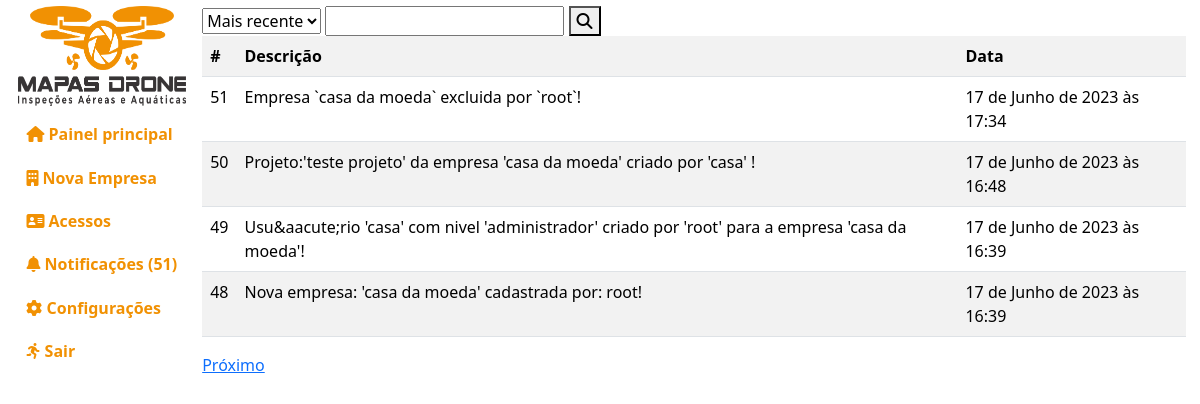
Before: /administracao/notificacoes/ (signed in) with the older database file.
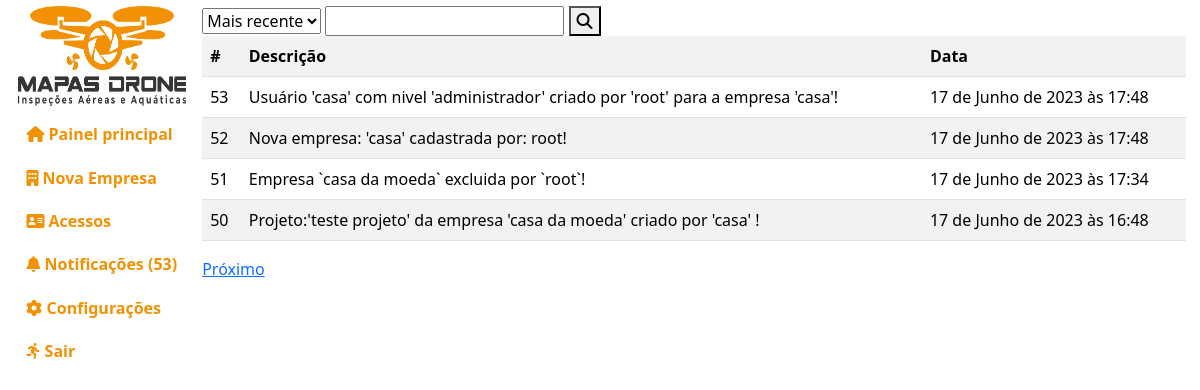
After: the same page with the newer database file.
### empresa/models.py (models this page shows, shortened)
class Notificacoes(models.Model):
    descricao = models.TextField(default="")
    visto = models.BooleanField(default=0)
    data = models.DateTimeField(default=timezone.now)
    class Meta:
        db_table = "notificacoes"
        verbose_name = "Notificacao"
        verbose_name_plural = "Notificacoes"
        ordering = ["-id"]

### administracao/views.py (the view)
# urls.py: path("notificacoes/", views.notificacoes),
def notificacoes(request):
    if request.user.is_authenticated and request.user.is_superuser:
        notificacoes = pega_notificacoes()
        if request.method == "POST":
            if request.POST.get("pesquisa"):
                notificacoes = notificacoes.filter(
                    descricao__contains=request.POST.get("pesquisa"))
            if request.POST.get("ordem") == '2':
                notificacoes = notificacoes.order_by("id")
        pages = paginacao(request, data=notificacoes, qtd_pagina=4)
        update_notificacoes(notificacoes)
        context = {"notificacoes": notificacoes, "pages": pages}
        return render(request, "administracao/public/notificacoes.html", context)
    return redirect("/")

### administracao/views.py (called while the page is built)
def pega_notificacoes(ordem="last"):
    notificacoes = Notificacoes.objects.all()
    return notificacoes

def update_notificacoes(notificacoes):
    for n in notificacoes:
        up = Notificacoes.objects.filter(id=n.id)
        up.update(visto=1)

### index/funcoes.py (called while the page is built)
def paginacao(request, data, qtd_pagina):
    paginacao = Paginator(data, qtd_pagina)
    page_num = request.GET.get('page')
    page = paginacao.get_page(page_num)
    return page

### templates/administracao/public/notificacoes.html (shortened to what this page needs)
{% extends 'base.html' %}
{% load static %}
{% load django_bootstrap5 %}
{% block css %}
<link rel="stylesheet" href="{% static 'index/css/administracao.css' %}">
{% endblock %}
{% block ld %}
{% if notificacoes %}
<div class="filtro">
    <form action="" method="post">
        <select name="ordem" id="ordem">
            <option value="1">Mais recente</option>
        </select>
        <input type="search" name="pesquisa" id="pesquisa" />
        <button>
            <i class="fa-solid fa-magnifying-glass"></i>
        </button>
    </form>
</div>
<table class="table table-striped">
    <tr>
        <th>#</th>
        <th>Descri&ccedil;&atilde;o</th>
        <th>Data</th>
    </tr>
    {% for page in pages %}
        <tr>
            <td>{{page.id}}</td>
            <td>{{page.descricao}}</td>
            <td>{{page.data}}</td>
        </tr>
    {% endfor %}
</table>
{% if pages.has_next %}
<a href="?page={{pages.next_page_number}}">Pr&oacute;ximo</a>
{% endif %}
{% else %}
<div class="alert alert-danger">Sem notifica&ccedil;&otilde;es</div>
{% endif %}
{% endblock %}

### templates/base.html (shortened to what this page needs)
{% load static %}
{% load django_bootstrap5 %}
<!DOCTYPE html>
<html lang="pt-BR">
<head>
    {% bootstrap_css %}
    <link rel="stylesheet" href="{% static 'index/css/all.min.css' %}" />
    <link rel="stylesheet" href="{% static 'index/css/index.css' %}" />
    {% block css %}
    {% endblock %}
</head>
<body>
    <div class="le">
        {% block le %}
            {% include 'administracao/lateral-esquerda.html' %}
        {% endblock %}
    </div>
    <div class="ld">
        {% block ld %}
        {% endblock %}
    </div>
</body>
</html>

### templates/administracao/lateral-esquerda.html (shortened to what this page needs)
{% load static %}
<div class="lateral-esquerda">
    <div class="logo">
        <img src="{% static 'index/images/logo.png' %}" width="100%" height="100" alt="">
    </div>
    <a href="/">
        <i class="fa-solid fa-house"></i>
        <span>Painel principal</span>
    </a>
    {% if request.user.is_superuser %}
        <a href="{% url 'nova_empresa-empresa' %}">
            <i class="fa-solid fa-building"></i>
            <span>Nova Empresa</span>
        </a>
        <a href="/administracao/niveis/">
            <i class="fa-solid fa-address-card"></i>
            <span>Acessos</span>
        </a>
    {% endif %}
    <a href="/administracao/notificacoes/">
        <i class="fa-solid fa-bell"></i>
        <span>Notifica&ccedil;&otilde;es ({{notificacoes|length}})</span>
    </a>
    <a href="">
        <i class="fa-solid fa-gear"></i>
        <span>Configura&ccedil;&otilde;es</span>
    </a>
    <a href="{% url 'logout-index' %}">
        <i class="fa-solid fa-person-running"></i>
        <span>Sair</span>
    </a>
</div>

### index/static/index/css/index.css (style rules this page uses)
body { overflow:hidden; }

### index/static/index/css/administracao.css (style rules this page uses)
div.le, div.ld { display:inline-block; height: 100vh; padding:0.5%; overflow: auto; }
div.le { width: 15%; border-radius:10px; margin-left:1%; }
div.le div.logo { margin-bottom: 5%; }
div.le a { display: block; height:40px; line-height: 40px; margin-bottom:2%; padding-left:5%; font-weight: bold; color:#f19103; text-decoration:none; }
div.ld { width: 83%; background-color:#fff; }

Changed rows visible on the page:
no longer on this page (row unchanged): Notificacoes: id "49", descricao "Usu&aacute;rio 'casa' com nivel 'administrador' criado por 'root' para a empresa 'casa da moeda'!", data "17 de Junho de 2023 às 16:39"
no longer on this page (row unchanged): Notificacoes: id "48", descricao "Nova empresa: 'casa da moeda' cadastrada por: root!", data "17 de Junho de 2023 às 16:39"
added Notificacoes: id "53", descricao "Usuário 'casa' com nivel 'administrador' criado por 'root' para a empresa 'casa'!", data "17 de Junho de 2023 às 17:48"
added Notificacoes: id "52", descricao "Nova empresa: 'casa' cadastrada por: root!", data "17 de Junho de 2023 às 17:48"
Other visible differences:
{{ notificacoes|length }}: "51" → "53"
